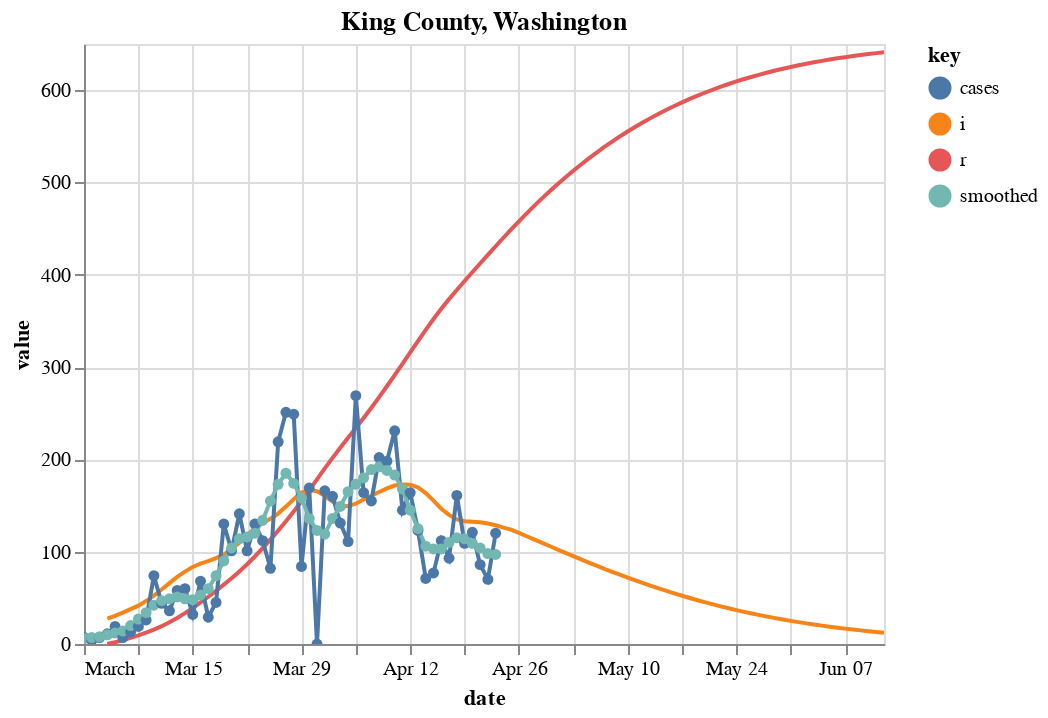

Notebook code for this chart:
### Markdown cell above
# King and Save to CSV

### Code cell
fm = "prd_ets"
c = [county_state("King", "Washington")]
sir_df = county_sir(c, horizon=50, forecast_method=fm, fudge_factor=2.5)

# Plot forecast
fig, axes = plt.subplots(nrows=1, ncols=1, figsize=(1200/72,400/72))
fig.set_facecolor('w')
plot_rt_fc(sir_df, axes, c, forecast_method=fm)
plot_actuals_sir(sir_df, str(c[0].county + " County, " + c[0].state))

### Figure 1 — Vega-Lite specification as saved in the notebook (floating-point values rounded to 4 significant figures)
{"config": {"view": {"continuousWidth": 400, "continuousHeight": 300}}, "layer": [{"mark": "line", "encoding": {"color": {"type": "nominal", "field": "key"}, "x": {"type": "temporal", "field": "date"}, "y": {"type": "quantitative", "field": "value"}}, "title": "King County, Washington", "transform": [{"fold": ["i", "r"]}]}, {"mark": {"type": "line", "clip": true, "point": true}, "encoding": {"color": {"type": "nominal", "field": "key"}, "x": {"type": "temporal", "field": "date"}, "y": {"type": "quantitative", "field": "value"}}, "title": "King County, Washington", "transform": [{"fold": ["cases", "smoothed"]}]}], "data": {"name": "data-dbea402f341c49a82f66485bc308e809"}, "$schema": "https://vega.github.io/schema/vega-lite/v4.8.1.json", "datasets": {"data-dbea402f341c49a82f66485bc308e809": [{"date_str": "2020-03-01", "ML": 3.0, "Low_75": 1.3, "High_75": 5.44, "cases": 7.0, "smoothed": 6.0, "date": "2020-03-01T00:00:00", "fcst": 0.0, "prd_lin": 2.529, "prd_spln": 6.715, "prd_ets": null, "prd_loess": 3.175, "s": null, "i": null, "r": null, "b": null}, {"date_str": "2020-03-02", "ML": 2.74, "Low_75": 1.35, "High_75": 4.31, "cases": 4.0, "smoothed": 7.0, "date": "2020-03-02T00:00:00", "fcst": 0.0, "prd_lin": 2.488, "prd_spln": 5.024, "prd_ets": null, "prd_loess": 3.078, "s": null, "i": null, "r": null, "b": null}, {"date_str": "2020-03-03", "ML": 2.57, "Low_75": 1.31, "High_75": 3.83, "cases": 7.0, "smoothed": 8.0, "date": "2020-03-03T00:00:00", "fcst": 0.0, "prd_lin": 2.448, "prd_spln": 4.212, "prd_ets": null, "prd_loess": 2.984, "s": null, "i": null, "r": null, "b": null}, {"date_str": "2020-03-04", "ML": 2.57, "Low_75": 1.42, "High_75": 3.71, "cases": 11.0, "smoothed": 10.0, "date": "2020-03-04T00:00:00", "fcst": 0.0, "prd_lin": 2.408, "prd_spln": 3.703, "prd_ets": null, "prd_loess": 2.892, "s": 2253000.0, "i": 27.5, "r": 0.0, "b": 8.149e-08}, {"date_str": "2020-03-05", "ML": 2.52, "Low_75": 1.42, "High_75": 3.51, "cases": 19.0, "smoothed": 12.0, "date": "2020-03-05T00:00:00", "fcst": 0.0, "prd_lin": 2.367, "prd_spln": 3.343, "prd_ets": null, "prd_loess": 2.801, "s": 2253000.0, "i": 30.58, "r": 1.964, "b": 8.149e-08}, {"date_str": "2020-03-06", "ML": 2.43, "Low_75": 1.41, "High_75": 3.33, "cases": 7.0, "smoothed": 14.0, "date": "2020-03-06T00:00:00", "fcst": 0.0, "prd_lin": 2.327, "prd_spln": 3.07, "prd_ets": null, "prd_loess": 2.713, "s": 2253000.0, "i": 34.01, "r": 4.149, "b": 7.99e-08}, {"date_str": "2020-03-07", "ML": 2.67, "Low_75": 1.71, "High_75": 3.5, "cases": 13.0, "smoothed": 20.0, "date": "2020-03-07T00:00:00", "fcst": 0.0, "prd_lin": 2.287, "prd_spln": 2.852, "prd_ets": 2.681, "prd_loess": 2.627, "s": 2253000.0, "i": 37.71, "r": 6.578, "b": 7.705e-08}, {"date_str": "2020-03-08", "ML": 2.79, "Low_75": 1.91, "High_75": 3.53, "cases": 19.0, "smoothed": 27.0, "date": "2020-03-08T00:00:00", "fcst": 0.0, "prd_lin": 2.246, "prd_spln": 2.672, "prd_ets": 2.516, "prd_loess": 2.543, "s": 2253000.0, "i": 41.56, "r": 9.272, "b": 8.466e-08}, {"date_str": "2020-03-09", "ML": 2.74, "Low_75": 1.94, "High_75": 3.4, "cases": 26.0, "smoothed": 34.0, "date": "2020-03-09T00:00:00", "fcst": 0.0, "prd_lin": 2.206, "prd_spln": 2.52, "prd_ets": 2.699, "prd_loess": 2.461, "s": 2253000.0, "i": 46.52, "r": 12.24, "b": 8.846e-08}, {"date_str": "2020-03-10", "ML": 2.66, "Low_75": 1.99, "High_75": 3.31, "cases": 74.0, "smoothed": 42.0, "date": "2020-03-10T00:00:00", "fcst": 0.0, "prd_lin": 2.165, "prd_spln": 2.388, "prd_ets": 2.672, "prd_loess": 2.38, "s": 2253000.0, "i": 52.46, "r": 15.56, "b": 8.688e-08}, {"date_str": "2020-03-11", "ML": 2.41, "Low_75": 1.77, "High_75": 2.99, "cases": 44.0, "smoothed": 47.0, "date": "2020-03-11T00:00:00", "fcst": 0.0, "prd_lin": 2.125, "prd_spln": 2.272, "prd_ets": 2.604, "prd_loess": 2.302, "s": 2253000.0, "i": 58.98, "r": 19.31, "b": 8.434e-08}, {"date_str": "2020-03-12", "ML": 2.11, "Low_75": 1.46, "High_75": 2.62, "cases": 36.0, "smoothed": 49.0, "date": "2020-03-12T00:00:00", "fcst": 0.0, "prd_lin": 2.085, "prd_spln": 2.169, "prd_ets": 2.343, "prd_loess": 2.226, "s": 2253000.0, "i": 65.98, "r": 23.52, "b": 7.642e-08}, {"date_str": "2020-03-13", "ML": 1.9, "Low_75": 1.32, "High_75": 2.43, "cases": 58.0, "smoothed": 51.0, "date": "2020-03-13T00:00:00", "fcst": 0.0, "prd_lin": 2.044, "prd_spln": 2.075, "prd_ets": 2.029, "prd_loess": 2.152, "s": 2253000.0, "i": 72.62, "r": 28.24, "b": 6.69e-08}, {"date_str": "2020-03-14", "ML": 1.61, "Low_75": 1.03, "High_75": 2.12, "cases": 60.0, "smoothed": 49.0, "date": "2020-03-14T00:00:00", "fcst": 0.0, "prd_lin": 2.004, "prd_spln": 1.989, "prd_ets": 1.82, "prd_loess": 2.079, "s": 2253000.0, "i": 78.38, "r": 33.42, "b": 6.025e-08}, {"date_str": "2020-03-15", "ML": 1.44, "Low_75": 0.83, "High_75": 1.92, "cases": 32.0, "smoothed": 48.0, "date": "2020-03-15T00:00:00", "fcst": 0.0, "prd_lin": 1.964, "prd_spln": 1.911, "prd_ets": 1.522, "prd_loess": 2.009, "s": 2253000.0, "i": 83.42, "r": 39.02, "b": 5.105e-08}, {"date_str": "2020-03-16", "ML": 1.5, "Low_75": 0.91, "High_75": 1.99, "cases": 68.0, "smoothed": 53.0, "date": "2020-03-16T00:00:00", "fcst": 0.0, "prd_lin": 1.923, "prd_spln": 1.838, "prd_ets": 1.36, "prd_loess": 1.94, "s": 2253000.0, "i": 87.05, "r": 44.98, "b": 4.566e-08}, {"date_str": "2020-03-17", "ML": 1.59, "Low_75": 1.02, "High_75": 2.08, "cases": 29.0, "smoothed": 60.0, "date": "2020-03-17T00:00:00", "fcst": 0.0, "prd_lin": 1.883, "prd_spln": 1.771, "prd_ets": 1.452, "prd_loess": 1.874, "s": 2253000.0, "i": 89.79, "r": 51.2, "b": 4.756e-08}, {"date_str": "2020-03-18", "ML": 1.84, "Low_75": 1.26, "High_75": 2.29, "cases": 45.0, "smoothed": 74.0, "date": "2020-03-18T00:00:00", "fcst": 0.0, "prd_lin": 1.842, "prd_spln": 1.708, "prd_ets": 1.568, "prd_loess": 1.809, "s": 2253000.0, "i": 92.99, "r": 57.61, "b": 5.042e-08}, {"date_str": "2020-03-19", "ML": 2.0, "Low_75": 1.45, "High_75": 2.43, "cases": 130.0, "smoothed": 90.0, "date": "2020-03-19T00:00:00", "fcst": 0.0, "prd_lin": 1.802, "prd_spln": 1.648, "prd_ets": 1.854, "prd_loess": 1.747, "s": 2253000.0, "i": 96.91, "r": 64.25, "b": 5.834e-08}, {"date_str": "2020-03-20", "ML": 2.01, "Low_75": 1.52, "High_75": 2.44, "cases": 101.0, "smoothed": 104.0, "date": "2020-03-20T00:00:00", "fcst": 0.0, "prd_lin": 1.762, "prd_spln": 1.593, "prd_ets": 2.028, "prd_loess": 1.686, "s": 2253000.0, "i": 102.7, "r": 71.18, "b": 6.342e-08}, {"date_str": "2020-03-21", "ML": 1.88, "Low_75": 1.4, "High_75": 2.28, "cases": 141.0, "smoothed": 114.0, "date": "2020-03-21T00:00:00", "fcst": 0.0, "prd_lin": 1.721, "prd_spln": 1.54, "prd_ets": 2.03, "prd_loess": 1.627, "s": 2253000.0, "i": 110.1, "r": 78.51, "b": 6.374e-08}, {"date_str": "2020-03-22", "ML": 1.62, "Low_75": 1.13, "High_75": 1.99, "cases": 101.0, "smoothed": 116.0, "date": "2020-03-22T00:00:00", "fcst": 0.0, "prd_lin": 1.681, "prd_spln": 1.49, "prd_ets": 1.879, "prd_loess": 1.571, "s": 2253000.0, "i": 118.0, "r": 86.38, "b": 5.961e-08}, {"date_str": "2020-03-23", "ML": 1.49, "Low_75": 1.05, "High_75": 1.89, "cases": 130.0, "smoothed": 120.0, "date": "2020-03-23T00:00:00", "fcst": 0.0, "prd_lin": 1.641, "prd_spln": 1.443, "prd_ets": 1.589, "prd_loess": 1.516, "s": 2253000.0, "i": 125.4, "r": 94.8, "b": 5.137e-08}, {"date_str": "2020-03-24", "ML": 1.59, "Low_75": 1.13, "High_75": 1.96, "cases": 112.0, "smoothed": 134.0, "date": "2020-03-24T00:00:00", "fcst": 0.0, "prd_lin": 1.6, "prd_spln": 1.398, "prd_ets": 1.454, "prd_loess": 1.464, "s": 2253000.0, "i": 131.0, "r": 103.8, "b": 4.725e-08}, {"date_str": "2020-03-25", "ML": 1.75, "Low_75": 1.32, "High_75": 2.12, "cases": 82.0, "smoothed": 155.0, "date": "2020-03-25T00:00:00", "fcst": 0.0, "prd_lin": 1.56, "prd_spln": 1.355, "prd_ets": 1.577, "prd_loess": 1.414, "s": 2253000.0, "i": 135.6, "r": 113.1, "b": 5.042e-08}, {"date_str": "2020-03-26", "ML": 1.75, "Low_75": 1.34, "High_75": 2.11, "cases": 219.0, "smoothed": 173.0, "date": "2020-03-26T00:00:00", "fcst": 0.0, "prd_lin": 1.519, "prd_spln": 1.314, "prd_ets": 1.76, "prd_loess": 1.366, "s": 2253000.0, "i": 141.3, "r": 122.8, "b": 5.549e-08}, {"date_str": "2020-03-27", "ML": 1.64, "Low_75": 1.22, "High_75": 1.97, "cases": 251.0, "smoothed": 185.0, "date": "2020-03-27T00:00:00", "fcst": 0.0, "prd_lin": 1.479, "prd_spln": 1.275, "prd_ets": 1.757, "prd_loess": 1.32, "s": 2253000.0, "i": 148.8, "r": 132.9, "b": 5.549e-08}, {"date_str": "2020-03-28", "ML": 1.23, "Low_75": 0.82, "High_75": 1.56, "cases": 249.0, "smoothed": 174.0, "date": "2020-03-28T00:00:00", "fcst": 0.0, "prd_lin": 1.439, "prd_spln": 1.237, "prd_ets": 1.632, "prd_loess": 1.278, "s": 2252000.0, "i": 156.8, "r": 143.5, "b": 5.201e-08}, {"date_str": "2020-03-29", "ML": 0.9, "Low_75": 0.49, "High_75": 1.24, "cases": 84.0, "smoothed": 158.0, "date": "2020-03-29T00:00:00", "fcst": 0.0, "prd_lin": 1.398, "prd_spln": 1.201, "prd_ets": 1.177, "prd_loess": 1.237, "s": 2252000.0, "i": 164.0, "r": 154.7, "b": 3.9e-08}, {"date_str": "2020-03-30", "ML": 0.58, "Low_75": 0.19, "High_75": 0.92, "cases": 169.0, "smoothed": 136.0, "date": "2020-03-30T00:00:00", "fcst": 0.0, "prd_lin": 1.358, "prd_spln": 1.166, "prd_ets": 0.8253, "prd_loess": 1.199, "s": 2252000.0, "i": 166.7, "r": 166.4, "b": 2.854e-08}, {"date_str": "2020-03-31", "ML": 0.46, "Low_75": 0.07, "High_75": 0.78, "cases": 0.0, "smoothed": 123.0, "date": "2020-03-31T00:00:00", "fcst": 0.0, "prd_lin": 1.318, "prd_spln": 1.133, "prd_ets": 0.4918, "prd_loess": 1.16, "s": 2252000.0, "i": 165.5, "r": 178.3, "b": 1.839e-08}, {"date_str": "2020-04-01", "ML": 0.54, "Low_75": 0.14, "High_75": 0.89, "cases": 166.0, "smoothed": 119.0, "date": "2020-04-01T00:00:00", "fcst": 0.0, "prd_lin": 1.277, "prd_spln": 1.1, "prd_ets": 0.3857, "prd_loess": 1.119, "s": 2252000.0, "i": 160.5, "r": 190.2, "b": 1.459e-08}, {"date_str": "2020-04-02", "ML": 1.01, "Low_75": 0.56, "High_75": 1.4, "cases": 160.0, "smoothed": 136.0, "date": "2020-04-02T00:00:00", "fcst": 0.0, "prd_lin": 1.237, "prd_spln": 1.069, "prd_ets": 0.4985, "prd_loess": 1.081, "s": 2252000.0, "i": 154.3, "r": 201.6, "b": 1.712e-08}, {"date_str": "2020-04-03", "ML": 1.24, "Low_75": 0.78, "High_75": 1.6, "cases": 131.0, "smoothed": 149.0, "date": "2020-04-03T00:00:00", "fcst": 0.0, "prd_lin": 1.196, "prd_spln": 1.039, "prd_ets": 1.036, "prd_loess": 1.044, "s": 2252000.0, "i": 149.3, "r": 212.7, "b": 3.203e-08}, {"date_str": "2020-04-04", "ML": 1.42, "Low_75": 0.98, "High_75": 1.77, "cases": 111.0, "smoothed": 165.0, "date": "2020-04-04T00:00:00", "fcst": 0.0, "prd_lin": 1.156, "prd_spln": 1.01, "prd_ets": 1.285, "prd_loess": 1.01, "s": 2252000.0, "i": 149.4, "r": 223.3, "b": 3.932e-08}, {"date_str": "2020-04-05", "ML": 1.38, "Low_75": 0.95, "High_75": 1.72, "cases": 269.0, "smoothed": 173.0, "date": "2020-04-05T00:00:00", "fcst": 0.0, "prd_lin": 1.116, "prd_spln": 0.9824, "prd_ets": 1.471, "prd_loess": 0.9774, "s": 2252000.0, "i": 151.9, "r": 234.0, "b": 4.503e-08}, {"date_str": "2020-04-06", "ML": 1.34, "Low_75": 0.93, "High_75": 1.68, "cases": 164.0, "smoothed": 180.0, "date": "2020-04-06T00:00:00", "fcst": 0.0, "prd_lin": 1.075, "prd_spln": 0.9555, "prd_ets": 1.411, "prd_loess": 0.9471, "s": 2252000.0, "i": 156.5, "r": 244.8, "b": 4.376e-08}, {"date_str": "2020-04-07", "ML": 1.34, "Low_75": 0.93, "High_75": 1.67, "cases": 155.0, "smoothed": 189.0, "date": "2020-04-07T00:00:00", "fcst": 0.0, "prd_lin": 1.035, "prd_spln": 0.9295, "prd_ets": 1.356, "prd_loess": 0.9188, "s": 2252000.0, "i": 160.7, "r": 256.0, "b": 4.249e-08}, {"date_str": "2020-04-08", "ML": 1.25, "Low_75": 0.85, "High_75": 1.58, "cases": 202.0, "smoothed": 192.0, "date": "2020-04-08T00:00:00", "fcst": 0.0, "prd_lin": 0.9945, "prd_spln": 0.9043, "prd_ets": 1.351, "prd_loess": 0.8924, "s": 2252000.0, "i": 164.6, "r": 267.5, "b": 4.25e-08}, {"date_str": "2020-04-09", "ML": 1.09, "Low_75": 0.69, "High_75": 1.42, "cases": 198.0, "smoothed": 188.0, "date": "2020-04-09T00:00:00", "fcst": 0.0, "prd_lin": 0.9541, "prd_spln": 0.88, "prd_ets": 1.247, "prd_loess": 0.868, "s": 2252000.0, "i": 168.6, "r": 279.3, "b": 3.964e-08}, {"date_str": "2020-04-10", "ML": 0.99, "Low_75": 0.6, "High_75": 1.33, "cases": 231.0, "smoothed": 183.0, "date": "2020-04-10T00:00:00", "fcst": 0.0, "prd_lin": 0.9138, "prd_spln": 0.8565, "prd_ets": 1.069, "prd_loess": 0.8454, "s": 2252000.0, "i": 171.6, "r": 291.3, "b": 3.457e-08}, {"date_str": "2020-04-11", "ML": 0.77, "Low_75": 0.35, "High_75": 1.09, "cases": 145.0, "smoothed": 168.0, "date": "2020-04-11T00:00:00", "fcst": 0.0, "prd_lin": 0.8734, "prd_spln": 0.8338, "prd_ets": 0.9644, "prd_loess": 0.8246, "s": 2252000.0, "i": 172.8, "r": 303.6, "b": 3.14e-08}, {"date_str": "2020-04-12", "ML": 0.48, "Low_75": 0.09, "High_75": 0.78, "cases": 164.0, "smoothed": 145.0, "date": "2020-04-12T00:00:00", "fcst": 0.0, "prd_lin": 0.833, "prd_spln": 0.8118, "prd_ets": 0.7269, "prd_loess": 0.8056, "s": 2252000.0, "i": 172.6, "r": 315.9, "b": 2.442e-08}, {"date_str": "2020-04-13", "ML": 0.3, "Low_75": 0.0, "High_75": 0.59, "cases": 123.0, "smoothed": 125.0, "date": "2020-04-13T00:00:00", "fcst": 0.0, "prd_lin": 0.7926, "prd_spln": 0.7904, "prd_ets": 0.4169, "prd_loess": 0.7884, "s": 2252000.0, "i": 169.8, "r": 328.2, "b": 1.522e-08}, {"date_str": "2020-04-14", "ML": 0.21, "Low_75": 0.0, "High_75": 0.51, "cases": 71.0, "smoothed": 106.0, "date": "2020-04-14T00:00:00", "fcst": 0.0, "prd_lin": 0.7523, "prd_spln": 0.7698, "prd_ets": 0.2359, "prd_loess": 0.7729, "s": 2252000.0, "i": 163.5, "r": 340.4, "b": 9.514e-09}, {"date_str": "2020-04-15", "ML": 0.36, "Low_75": 0.01, "High_75": 0.65, "cases": 77.0, "smoothed": 103.0, "date": "2020-04-15T00:00:00", "fcst": 0.0, "prd_lin": 0.7119, "prd_spln": 0.7498, "prd_ets": 0.1557, "prd_loess": 0.7592, "s": 2252000.0, "i": 155.3, "r": 352.0, "b": 6.66e-09}, {"date_str": "2020-04-16", "ML": 0.51, "Low_75": 0.1, "High_75": 0.85, "cases": 112.0, "smoothed": 103.0, "date": "2020-04-16T00:00:00", "fcst": 0.0, "prd_lin": 0.6715, "prd_spln": 0.7304, "prd_ets": 0.3403, "prd_loess": 0.7472, "s": 2252000.0, "i": 146.5, "r": 363.1, "b": 1.142e-08}, {"date_str": "2020-04-17", "ML": 0.79, "Low_75": 0.34, "High_75": 1.19, "cases": 93.0, "smoothed": 110.0, "date": "2020-04-17T00:00:00", "fcst": 0.0, "prd_lin": 0.6311, "prd_spln": 0.7116, "prd_ets": 0.5139, "prd_loess": 0.737, "s": 2252000.0, "i": 139.8, "r": 373.6, "b": 1.617e-08}, {"date_str": "2020-04-18", "ML": 0.95, "Low_75": 0.48, "High_75": 1.35, "cases": 161.0, "smoothed": 115.0, "date": "2020-04-18T00:00:00", "fcst": 0.0, "prd_lin": 0.5908, "prd_spln": 0.6934, "prd_ets": 0.8252, "prd_loess": 0.7286, "s": 2252000.0, "i": 135.0, "r": 383.6, "b": 2.505e-08}, {"date_str": "2020-04-19", "ML": 0.94, "Low_75": 0.5, "High_75": 1.36, "cases": 109.0, "smoothed": 114.0, "date": "2020-04-19T00:00:00", "fcst": 0.0, "prd_lin": 0.5504, "prd_spln": 0.6757, "prd_ets": 0.9926, "prd_loess": 0.722, "s": 2252000.0, "i": 132.9, "r": 393.2, "b": 3.013e-08}, {"date_str": "2020-04-20", "ML": 0.86, "Low_75": 0.38, "High_75": 1.24, "cases": 121.0, "smoothed": 109.0, "date": "2020-04-20T00:00:00", "fcst": 0.0, "prd_lin": 0.51, "prd_spln": 0.6585, "prd_ets": 0.968, "prd_loess": 0.7173, "s": 2252000.0, "i": 132.5, "r": 402.7, "b": 2.981e-08}, {"date_str": "2020-04-21", "ML": 0.79, "Low_75": 0.31, "High_75": 1.17, "cases": 86.0, "smoothed": 104.0, "date": "2020-04-21T00:00:00", "fcst": 0.0, "prd_lin": 0.4696, "prd_spln": 0.6418, "prd_ets": 0.8699, "prd_loess": 0.7143, "s": 2252000.0, "i": 131.9, "r": 412.2, "b": 2.727e-08}, {"date_str": "2020-04-22", "ML": 0.72, "Low_75": 0.26, "High_75": 1.11, "cases": 70.0, "smoothed": 98.0, "date": "2020-04-22T00:00:00", "fcst": 0.0, "prd_lin": 0.4293, "prd_spln": 0.6256, "prd_ets": 0.7886, "prd_loess": 0.7133, "s": 2252000.0, "i": 130.6, "r": 421.6, "b": 2.505e-08}, {"date_str": "2020-04-23", "ML": 0.77, "Low_75": 0.3, "High_75": 1.17, "cases": 120.0, "smoothed": 97.0, "date": "2020-04-23T00:00:00", "fcst": 0.0, "prd_lin": 0.3254, "prd_spln": 0.6098, "prd_ets": 0.7109, "prd_loess": 0.7141, "s": 2252000.0, "i": 128.6, "r": 430.9, "b": 2.283e-08}, {"date_str": "2020-04-24", "ML": null, "Low_75": null, "High_75": null, "cases": null, "smoothed": null, "date": "2020-04-24T00:00:00", "fcst": 1.0, "prd_lin": 0.299, "prd_spln": 0.5945, "prd_ets": 0.7696, "prd_loess": 0.7167, "s": 2252000.0, "i": 126.0, "r": 440.1, "b": 2.442e-08}, {"date_str": "2020-04-25", "ML": null, "Low_75": null, "High_75": null, "cases": null, "smoothed": null, "date": "2020-04-25T00:00:00", "fcst": 1.0, "prd_lin": 0.2726, "prd_spln": 0.5796, "prd_ets": 0.7693, "prd_loess": 0.7212, "s": 2252000.0, "i": 124.0, "r": 449.1, "b": 1.886e-08}, {"date_str": "2020-04-26", "ML": null, "Low_75": null, "High_75": null, "cases": null, "smoothed": null, "date": "2020-04-26T00:00:00", "fcst": 1.0, "prd_lin": 0.2466, "prd_spln": 0.5651, "prd_ets": 0.769, "prd_loess": 0.7276, "s": 2252000.0, "i": 120.4, "r": 458.0, "b": 1.838e-08}, {"date_str": "2020-04-27", "ML": null, "Low_75": null, "High_75": null, "cases": null, "smoothed": null, "date": "2020-04-27T00:00:00", "fcst": 1.0, "prd_lin": 0.2209, "prd_spln": 0.551, "prd_ets": 0.7688, "prd_loess": 0.7359, "s": 2252000.0, "i": 116.8, "r": 466.6, "b": 1.792e-08}, {"date_str": "2020-04-28", "ML": null, "Low_75": null, "High_75": null, "cases": null, "smoothed": null, "date": "2020-04-28T00:00:00", "fcst": 1.0, "prd_lin": 0.1958, "prd_spln": 0.5372, "prd_ets": 0.7687, "prd_loess": 0.746, "s": 2252000.0, "i": 113.1, "r": 474.9, "b": 1.747e-08}, {"date_str": "2020-04-29", "ML": null, "Low_75": null, "High_75": null, "cases": null, "smoothed": null, "date": "2020-04-29T00:00:00", "fcst": 1.0, "prd_lin": 0.1714, "prd_spln": 0.5238, "prd_ets": 0.7685, "prd_loess": 0.758, "s": 2252000.0, "i": 109.5, "r": 483.0, "b": 1.704e-08}, {"date_str": "2020-04-30", "ML": null, "Low_75": null, "High_75": null, "cases": null, "smoothed": null, "date": "2020-04-30T00:00:00", "fcst": 1.0, "prd_lin": 0.1477, "prd_spln": 0.5108, "prd_ets": 0.7684, "prd_loess": 0.7719, "s": 2252000.0, "i": 105.9, "r": 490.8, "b": 1.661e-08}, {"date_str": "2020-05-01", "ML": null, "Low_75": null, "High_75": null, "cases": null, "smoothed": null, "date": "2020-05-01T00:00:00", "fcst": 1.0, "prd_lin": 0.1251, "prd_spln": 0.498, "prd_ets": 0.7683, "prd_loess": 0.7877, "s": 2252000.0, "i": 102.3, "r": 498.4, "b": 1.62e-08}, {"date_str": "2020-05-02", "ML": null, "Low_75": null, "High_75": null, "cases": null, "smoothed": null, "date": "2020-05-02T00:00:00", "fcst": 1.0, "prd_lin": 0.1035, "prd_spln": 0.4856, "prd_ets": 0.7683, "prd_loess": 0.8054, "s": 2252000.0, "i": 98.71, "r": 505.7, "b": 1.579e-08}, {"date_str": "2020-05-03", "ML": null, "Low_75": null, "High_75": null, "cases": null, "smoothed": null, "date": "2020-05-03T00:00:00", "fcst": 1.0, "prd_lin": 0.0831, "prd_spln": 0.4734, "prd_ets": 0.7682, "prd_loess": 0.825, "s": 2252000.0, "i": 95.17, "r": 512.7, "b": 1.54e-08}, {"date_str": "2020-05-04", "ML": null, "Low_75": null, "High_75": null, "cases": null, "smoothed": null, "date": "2020-05-04T00:00:00", "fcst": 1.0, "prd_lin": 0.06408, "prd_spln": 0.4616, "prd_ets": 0.7682, "prd_loess": 0.8464, "s": 2252000.0, "i": 91.67, "r": 519.5, "b": 1.502e-08}, {"date_str": "2020-05-05", "ML": null, "Low_75": null, "High_75": null, "cases": null, "smoothed": null, "date": "2020-05-05T00:00:00", "fcst": 1.0, "prd_lin": 0.04655, "prd_spln": 0.45, "prd_ets": 0.7681, "prd_loess": 0.8698, "s": 2252000.0, "i": 88.23, "r": 526.1, "b": 1.464e-08}, {"date_str": "2020-05-06", "ML": null, "Low_75": null, "High_75": null, "cases": null, "smoothed": null, "date": "2020-05-06T00:00:00", "fcst": 1.0, "prd_lin": 0.03064, "prd_spln": 0.4387, "prd_ets": 0.7681, "prd_loess": 0.895, "s": 2252000.0, "i": 84.83, "r": 532.4, "b": 1.427e-08}, {"date_str": "2020-05-07", "ML": null, "Low_75": null, "High_75": null, "cases": null, "smoothed": null, "date": "2020-05-07T00:00:00", "fcst": 1.0, "prd_lin": 0.0165, "prd_spln": 0.4276, "prd_ets": 0.7681, "prd_loess": 0.9222, "s": 2252000.0, "i": 81.5, "r": 538.4, "b": 1.391e-08}, {"date_str": "2020-05-08", "ML": null, "Low_75": null, "High_75": null, "cases": null, "smoothed": null, "date": "2020-05-08T00:00:00", "fcst": 1.0, "prd_lin": 0.004248, "prd_spln": 0.4168, "prd_ets": 0.7681, "prd_loess": 0.9512, "s": 2252000.0, "i": 78.23, "r": 544.3, "b": 1.356e-08}, {"date_str": "2020-05-09", "ML": null, "Low_75": null, "High_75": null, "cases": null, "smoothed": null, "date": "2020-05-09T00:00:00", "fcst": 1.0, "prd_lin": -0.00597, "prd_spln": 0.4062, "prd_ets": 0.7681, "prd_loess": 0.9822, "s": 2252000.0, "i": 75.03, "r": 549.9, "b": 1.322e-08}, {"date_str": "2020-05-10", "ML": null, "Low_75": null, "High_75": null, "cases": null, "smoothed": null, "date": "2020-05-10T00:00:00", "fcst": 1.0, "prd_lin": -0.01402, "prd_spln": 0.3959, "prd_ets": 0.768, "prd_loess": 1.015, "s": 2252000.0, "i": 71.91, "r": 555.2, "b": 1.288e-08}, {"date_str": "2020-05-11", "ML": null, "Low_75": null, "High_75": null, "cases": null, "smoothed": null, "date": "2020-05-11T00:00:00", "fcst": 1.0, "prd_lin": -0.0199, "prd_spln": 0.3857, "prd_ets": 0.768, "prd_loess": 1.05, "s": 2252000.0, "i": 68.86, "r": 560.3, "b": 1.255e-08}, {"date_str": "2020-05-12", "ML": null, "Low_75": null, "High_75": null, "cases": null, "smoothed": null, "date": "2020-05-12T00:00:00", "fcst": 1.0, "prd_lin": -0.02378, "prd_spln": 0.3758, "prd_ets": 0.768, "prd_loess": 1.086, "s": 2252000.0, "i": 65.89, "r": 565.3, "b": 1.223e-08}, {"date_str": "2020-05-13", "ML": null, "Low_75": null, "High_75": null, "cases": null, "smoothed": null, "date": "2020-05-13T00:00:00", "fcst": 1.0, "prd_lin": -0.02585, "prd_spln": 0.3661, "prd_ets": 0.768, "prd_loess": 1.125, "s": 2252000.0, "i": 63.0, "r": 570.0, "b": 1.192e-08}, {"date_str": "2020-05-14", "ML": null, "Low_75": null, "High_75": null, "cases": null, "smoothed": null, "date": "2020-05-14T00:00:00", "fcst": 1.0, "prd_lin": -0.02631, "prd_spln": 0.3565, "prd_ets": 0.768, "prd_loess": 1.165, "s": 2252000.0, "i": 60.19, "r": 574.5, "b": 1.161e-08}, {"date_str": "2020-05-15", "ML": null, "Low_75": null, "High_75": null, "cases": null, "smoothed": null, "date": "2020-05-15T00:00:00", "fcst": 1.0, "prd_lin": -0.02535, "prd_spln": 0.3472, "prd_ets": 0.768, "prd_loess": 1.208, "s": 2252000.0, "i": 57.46, "r": 578.8, "b": 1.131e-08}, {"date_str": "2020-05-16", "ML": null, "Low_75": null, "High_75": null, "cases": null, "smoothed": null, "date": "2020-05-16T00:00:00", "fcst": 1.0, "prd_lin": -0.02316, "prd_spln": 0.3381, "prd_ets": 0.768, "prd_loess": 1.252, "s": 2252000.0, "i": 54.82, "r": 582.9, "b": 1.101e-08}, {"date_str": "2020-05-17", "ML": null, "Low_75": null, "High_75": null, "cases": null, "smoothed": null, "date": "2020-05-17T00:00:00", "fcst": 1.0, "prd_lin": -0.01994, "prd_spln": 0.3291, "prd_ets": 0.768, "prd_loess": 1.298, "s": 2252000.0, "i": 52.26, "r": 586.8, "b": 1.072e-08}, {"date_str": "2020-05-18", "ML": null, "Low_75": null, "High_75": null, "cases": null, "smoothed": null, "date": "2020-05-18T00:00:00", "fcst": 1.0, "prd_lin": -0.01588, "prd_spln": 0.3203, "prd_ets": 0.768, "prd_loess": 1.346, "s": 2252000.0, "i": 49.79, "r": 590.5, "b": 1.044e-08}, {"date_str": "2020-05-19", "ML": null, "Low_75": null, "High_75": null, "cases": null, "smoothed": null, "date": "2020-05-19T00:00:00", "fcst": 1.0, "prd_lin": -0.01117, "prd_spln": 0.3117, "prd_ets": 0.768, "prd_loess": 1.396, "s": 2252000.0, "i": 47.41, "r": 594.1, "b": 1.016e-08}, {"date_str": "2020-05-20", "ML": null, "Low_75": null, "High_75": null, "cases": null, "smoothed": null, "date": "2020-05-20T00:00:00", "fcst": 1.0, "prd_lin": -0.006015, "prd_spln": 0.3032, "prd_ets": 0.768, "prd_loess": 1.448, "s": 2252000.0, "i": 45.11, "r": 597.5, "b": 9.885e-09}, {"date_str": "2020-05-21", "ML": null, "Low_75": null, "High_75": null, "cases": null, "smoothed": null, "date": "2020-05-21T00:00:00", "fcst": 1.0, "prd_lin": -0.0005954, "prd_spln": 0.2949, "prd_ets": 0.768, "prd_loess": 1.502, "s": 2252000.0, "i": 42.89, "r": 600.7, "b": 9.617e-09}, {"date_str": "2020-05-22", "ML": null, "Low_75": null, "High_75": null, "cases": null, "smoothed": null, "date": "2020-05-22T00:00:00", "fcst": 1.0, "prd_lin": 0.004891, "prd_spln": 0.2868, "prd_ets": 0.768, "prd_loess": 1.557, "s": 2252000.0, "i": 40.75, "r": 603.8, "b": 9.353e-09}, {"date_str": "2020-05-23", "ML": null, "Low_75": null, "High_75": null, "cases": null, "smoothed": null, "date": "2020-05-23T00:00:00", "fcst": 1.0, "prd_lin": 0.01025, "prd_spln": 0.2787, "prd_ets": 0.768, "prd_loess": 1.615, "s": 2252000.0, "i": 38.7, "r": 606.7, "b": 9.095e-09}, {"date_str": "2020-05-24", "ML": null, "Low_75": null, "High_75": null, "cases": null, "smoothed": null, "date": "2020-05-24T00:00:00", "fcst": 1.0, "prd_lin": 0.01529, "prd_spln": 0.2709, "prd_ets": 0.768, "prd_loess": 1.674, "s": 2252000.0, "i": 36.73, "r": 609.4, "b": 8.841e-09}, {"date_str": "2020-05-25", "ML": null, "Low_75": null, "High_75": null, "cases": null, "smoothed": null, "date": "2020-05-25T00:00:00", "fcst": 1.0, "prd_lin": 0.01982, "prd_spln": 0.2632, "prd_ets": 0.768, "prd_loess": 1.735, "s": 2252000.0, "i": 34.84, "r": 612.1, "b": 8.591e-09}, {"date_str": "2020-05-26", "ML": null, "Low_75": null, "High_75": null, "cases": null, "smoothed": null, "date": "2020-05-26T00:00:00", "fcst": 1.0, "prd_lin": 0.02364, "prd_spln": 0.2556, "prd_ets": 0.768, "prd_loess": 1.799, "s": 2252000.0, "i": 33.02, "r": 614.5, "b": 8.346e-09}, {"date_str": "2020-05-27", "ML": null, "Low_75": null, "High_75": null, "cases": null, "smoothed": null, "date": "2020-05-27T00:00:00", "fcst": 1.0, "prd_lin": 0.02658, "prd_spln": 0.2481, "prd_ets": 0.768, "prd_loess": 1.864, "s": 2252000.0, "i": 31.28, "r": 616.9, "b": 8.106e-09}, {"date_str": "2020-05-28", "ML": null, "Low_75": null, "High_75": null, "cases": null, "smoothed": null, "date": "2020-05-28T00:00:00", "fcst": 1.0, "prd_lin": 0.02859, "prd_spln": 0.2408, "prd_ets": 0.768, "prd_loess": 1.931, "s": 2252000.0, "i": 29.62, "r": 619.1, "b": 7.869e-09}, {"date_str": "2020-05-29", "ML": null, "Low_75": null, "High_75": null, "cases": null, "smoothed": null, "date": "2020-05-29T00:00:00", "fcst": 1.0, "prd_lin": 0.02973, "prd_spln": 0.2336, "prd_ets": 0.768, "prd_loess": 2.0, "s": 2252000.0, "i": 28.03, "r": 621.2, "b": 7.637e-09}, {"date_str": "2020-05-30", "ML": null, "Low_75": null, "High_75": null, "cases": null, "smoothed": null, "date": "2020-05-30T00:00:00", "fcst": 1.0, "prd_lin": 0.03006, "prd_spln": 0.2265, "prd_ets": 0.768, "prd_loess": 2.071, "s": 2252000.0, "i": 26.51, "r": 623.3, "b": 7.408e-09}, {"date_str": "2020-05-31", "ML": null, "Low_75": null, "High_75": null, "cases": null, "smoothed": null, "date": "2020-05-31T00:00:00", "fcst": 1.0, "prd_lin": 0.02965, "prd_spln": 0.2195, "prd_ets": 0.768, "prd_loess": 2.143, "s": 2252000.0, "i": 25.06, "r": 625.1, "b": 7.184e-09}, {"date_str": "2020-06-01", "ML": null, "Low_75": null, "High_75": null, "cases": null, "smoothed": null, "date": "2020-06-01T00:00:00", "fcst": 1.0, "prd_lin": 0.02853, "prd_spln": 0.2127, "prd_ets": 0.768, "prd_loess": 2.218, "s": 2252000.0, "i": 23.67, "r": 626.9, "b": 6.963e-09}, {"date_str": "2020-06-02", "ML": null, "Low_75": null, "High_75": null, "cases": null, "smoothed": null, "date": "2020-06-02T00:00:00", "fcst": 1.0, "prd_lin": 0.02678, "prd_spln": 0.2059, "prd_ets": 0.768, "prd_loess": 2.295, "s": 2252000.0, "i": 22.35, "r": 628.6, "b": 6.745e-09}, {"date_str": "2020-06-03", "ML": null, "Low_75": null, "High_75": null, "cases": null, "smoothed": null, "date": "2020-06-03T00:00:00", "fcst": 1.0, "prd_lin": 0.02446, "prd_spln": 0.1993, "prd_ets": 0.768, "prd_loess": 2.373, "s": 2252000.0, "i": 21.1, "r": 630.2, "b": 6.532e-09}, {"date_str": "2020-06-04", "ML": null, "Low_75": null, "High_75": null, "cases": null, "smoothed": null, "date": "2020-06-04T00:00:00", "fcst": 1.0, "prd_lin": 0.02161, "prd_spln": 0.1928, "prd_ets": 0.768, "prd_loess": 2.453, "s": 2252000.0, "i": 19.9, "r": 631.7, "b": 6.321e-09}, {"date_str": "2020-06-05", "ML": null, "Low_75": null, "High_75": null, "cases": null, "smoothed": null, "date": "2020-06-05T00:00:00", "fcst": 1.0, "prd_lin": 0.0183, "prd_spln": 0.1864, "prd_ets": 0.768, "prd_loess": 2.536, "s": 2252000.0, "i": 18.76, "r": 633.2, "b": 6.114e-09}, {"date_str": "2020-06-06", "ML": null, "Low_75": null, "High_75": null, "cases": null, "smoothed": null, "date": "2020-06-06T00:00:00", "fcst": 1.0, "prd_lin": 0.01459, "prd_spln": 0.18, "prd_ets": 0.768, "prd_loess": 2.62, "s": 2252000.0, "i": 17.68, "r": 634.5, "b": 5.911e-09}, {"date_str": "2020-06-07", "ML": null, "Low_75": null, "High_75": null, "cases": null, "smoothed": null, "date": "2020-06-07T00:00:00", "fcst": 1.0, "prd_lin": 0.01053, "prd_spln": 0.1738, "prd_ets": 0.768, "prd_loess": 2.706, "s": 2252000.0, "i": 16.65, "r": 635.8, "b": 5.71e-09}, {"date_str": "2020-06-08", "ML": null, "Low_75": null, "High_75": null, "cases": null, "smoothed": null, "date": "2020-06-08T00:00:00", "fcst": 1.0, "prd_lin": 0.006176, "prd_spln": 0.1677, "prd_ets": 0.768, "prd_loess": 2.794, "s": 2252000.0, "i": 15.68, "r": 636.9, "b": 5.513e-09}, {"date_str": "2020-06-09", "ML": null, "Low_75": null, "High_75": null, "cases": null, "smoothed": null, "date": "2020-06-09T00:00:00", "fcst": 1.0, "prd_lin": 0.001594, "prd_spln": 0.1616, "prd_ets": 0.768, "prd_loess": 2.884, "s": 2252000.0, "i": 14.75, "r": 638.1, "b": 5.318e-09}, {"date_str": "2020-06-10", "ML": null, "Low_75": null, "High_75": null, "cases": null, "smoothed": null, "date": "2020-06-10T00:00:00", "fcst": 1.0, "prd_lin": -0.003161, "prd_spln": 0.1557, "prd_ets": 0.768, "prd_loess": 2.975, "s": 2252000.0, "i": 13.88, "r": 639.1, "b": 5.127e-09}, {"date_str": "2020-06-11", "ML": null, "Low_75": null, "High_75": null, "cases": null, "smoothed": null, "date": "2020-06-11T00:00:00", "fcst": 1.0, "prd_lin": -0.008032, "prd_spln": 0.1498, "prd_ets": 0.768, "prd_loess": 3.069, "s": 2252000.0, "i": 13.04, "r": 640.1, "b": 4.938e-09}, {"date_str": "2020-06-12", "ML": null, "Low_75": null, "High_75": null, "cases": null, "smoothed": null, "date": "2020-06-12T00:00:00", "fcst": 1.0, "prd_lin": -0.01296, "prd_spln": 0.1441, "prd_ets": 0.768, "prd_loess": 3.165, "s": 2252000.0, "i": 12.26, "r": 641.0, "b": 4.752e-09}]}}
